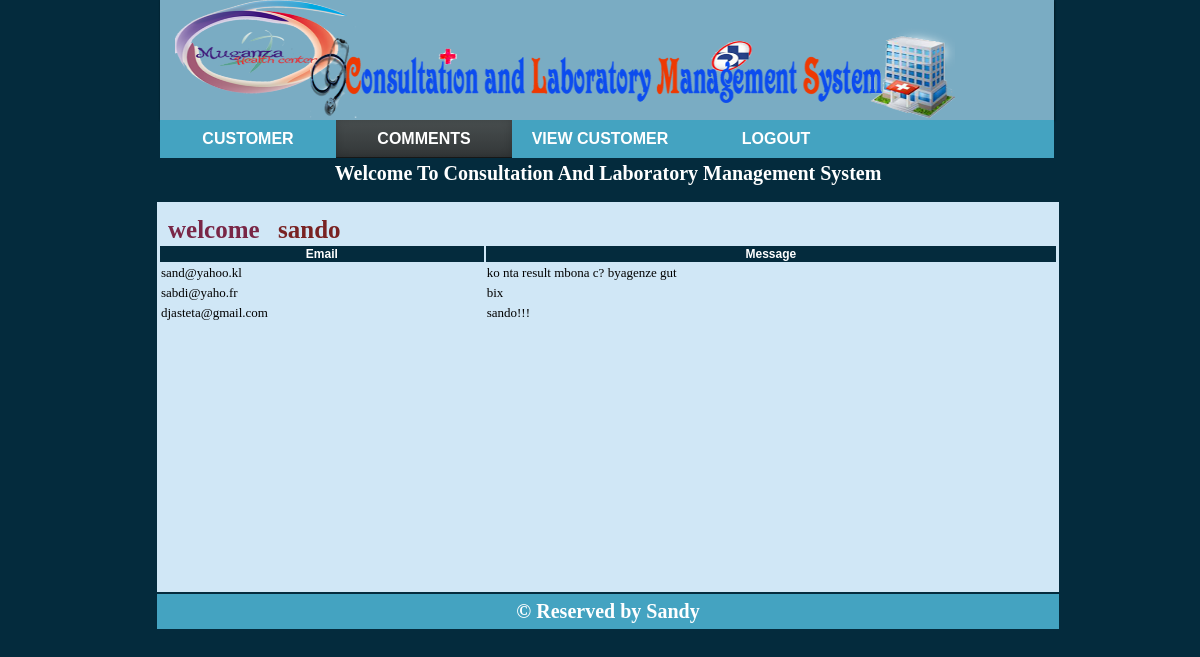
/comment_viewc.php (signed in), run on the app's committed database.
### tables this page shows
CREATE TABLE IF NOT EXISTS `comment` (
  `Id_comment` int(11) NOT NULL AUTO_INCREMENT,
  `Email` varchar(50) NOT NULL,
  `Comment` varchar(200) NOT NULL,
  `Usertype` char(20) NOT NULL,
  `datee` date NOT NULL,
  PRIMARY KEY (`Id_comment`),
  UNIQUE KEY `Email` (`Email`)
);

### comment_viewc.php (the view, shortened to what this page needs)
<html>
<head>
<link rel="stylesheet" type="text/css"href="cssfile.css"/>
</head >
<body bgcolor="042b3d">
<div id="container">
<div class="banner">
<img src="log2.png" class="img">
</div>
<table  align="center" border="0">
<tr>
	<div id="main-menu">
					<ul>
<li class="active"><a href="doctor.php">Customer</a>
	</li>
<li><a href="doctor.php" class="active"> Comments</a>
	</li>
	<li><a href="customer_v.php">View Customer</a></li>
	<li><a href="logout.php">Logout</a>
	</li>
	</ul>
	</div>
</tr>
<tr>
	<td colspan="6" id="td2" valign="top">
		<p class="t">Welcome To Consultation And Laboratory Management System</p>
		<p class="name1">welcome</p> &nbsp;
				<?php
echo "<div id='name'>".$_SESSION['username']."</div>";
?>
		<?php
$sql="SELECT *from comment where Usertype='customer' order by datee DESC ";
$query=mysql_query($sql);
?>
<center>
<table border="0"  class="tab12">
<tr>
<td class="bg" >Email</td>
<td class="bg" >Message</td>
</tr>
<?php
while($row=mysql_fetch_array($query)){
?>
<tr>
	<td><?php echo$row['Email'];?></td>
<td><?php echo $row['Comment'];?></td>
<?php
}
?>
</table>
<tr>
<td colspan="6" class="footer">&copy Reserved by Sandy</td>
</tr>
</table>
</div>
</body>
</html>

### cssfile.css (style rules this page uses)
#container { max-width: 1200px;width:1200;padding:0px;margin:0 auto; }
table { width: 900px; }
#td2 { height: 430px; background-color: #d0e7f6; }
body { margin-top: 65px; }
a { text-decoration: none; font-family: arial; color: white; font-weight: bold; }
.footer { background-color: #44a3c1; text-align: center; height: 35px; color: white; font-size: 20px; font-weight: bold; }
.banner { background-color: #7aacc3; margin-top: -65px; height: 120px; width: 894px; margin-left: 152px; border-radius: -webkit-border-radius: -moz-border-radius: box-shadow: 1px 1px 2px rgba(0,0,0,.3), 0 0 2px rgba(0,0,0,.3); -webkit-box-shadow: 1px 1px 2px rgba(0,0,0,.3), 0 0 2px rgba(0,0,0,.3); -moz-box-shadow: 1px 1px 2px rgba(0,0,0,.3), 0 0 2px rgba(0,0,0,.3); }
.bg { background-color: #042b3d; text-align:center; font-weight: bold; font-size: 12px; font-family: arial; color: white; border: 0px; }
.img { width: 780px; height: 120px; margin-left:15px ; margin-top:-2px; }
.t { background-color: #042b3d; font-weight: bold; color: white; text-align: center; font-size: 20px; margin-left: -1px; margin-top: -0.6px; height: 40px; margin-right: -1px; }
#main-menu { width: 74.5%; float: left; background: #44a3c1; margin-left: 152px; }
#main-menu > ul { list-style:none; overflow:hidden; padding:0; margin:0; }
#main-menu > ul > li { min-width:100px; float:left;display:block; }
#main-menu > ul > li > a { text-align:center; width: 156px; text-decoration:none; font-size:16px; font-weight:900; color:#fff; padding:10px ; display:block; text-transform:uppercase; }
#name { font-size: 25px; font-weight: bold; margin-top: -71px; margin-left: 120px; color: rgb(121, 34, 34); }
.name1 { font-size: 25px; font-weight: bold; margin-top: -6px; margin-left: 10px; color: rgb(121, 38, 70); }
.tab12 { font-size: 13px; border: 0px; }
#main-menu ul li a.active { text-decoration: none; background: #042b3d; border-left: 0; border-right: 0; background-image: -webkit-linear-gradient(top, #484e4f, #323637); background-image: -moz-linear-gradient(top, #484e4f, #323637); background-image: -o-linear-gradient(top, #484e4f, #323637); background-image: linear-gradient(to bottom, #484e4f, #323637); -webkit-box-shadow: inset 0 -1px #151717, inset 0 -1px 8px rgba(0, 0, 0, 0.2); box-shadow: inset 0 -1px #151717, inset 0 -1px 8px rgba(0, 0, 0, 0.2);*/ }

### data on the page
comment: Email "sand@yahoo.kl", Comment "ko nta result mbona c? byagenze gut"
comment: Email "sabdi@yaho.fr", Comment "bix"
comment: Email "djasteta@gmail.com", Comment "sando!!!"

### other printed values
$_SESSION['username'] "sando"
